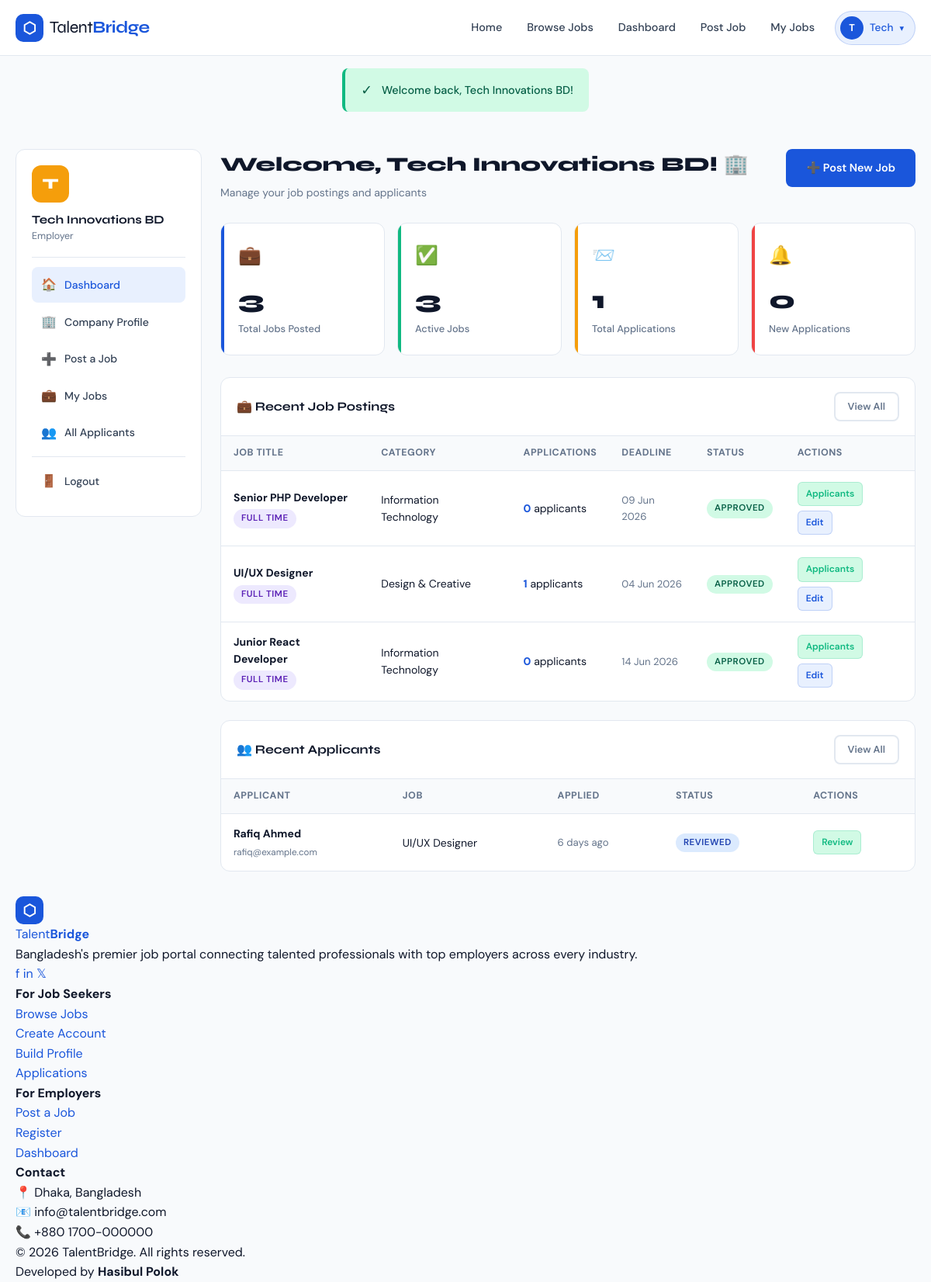
Page /employer/dashboard.php (signed in) on the committed database.
### tables this page shows
CREATE TABLE companies (
    id           INT AUTO_INCREMENT PRIMARY KEY,
    user_id      INT          NOT NULL,
    name         VARCHAR(200) NOT NULL,
    logo         VARCHAR(255),
    website      VARCHAR(255),
    email        VARCHAR(150),
    phone        VARCHAR(20),
    industry     VARCHAR(100),
    size         ENUM('1-10','11-50','51-200','201-500','500+') DEFAULT '1-10',
    founded_year YEAR,
    address      TEXT,
    city         VARCHAR(100),
    country      VARCHAR(100) DEFAULT 'Bangladesh',
    description  TEXT,
    status       ENUM('active','inactive') DEFAULT 'active',
    created_at   TIMESTAMP DEFAULT CURRENT_TIMESTAMP,
    updated_at   TIMESTAMP DEFAULT CURRENT_TIMESTAMP ON UPDATE CURRENT_TIMESTAMP,
    FOREIGN KEY (user_id) REFERENCES users(id) ON DELETE CASCADE
);

CREATE TABLE jobs (
    id               INT AUTO_INCREMENT PRIMARY KEY,
    employer_id      INT          NOT NULL,
    company_id       INT          NOT NULL,
    category_id      INT          NOT NULL,
    title            VARCHAR(200) NOT NULL,
    slug             VARCHAR(250) NOT NULL UNIQUE,
    description      LONGTEXT     NOT NULL,
    requirements     TEXT,
    responsibilities TEXT,
    type             ENUM('full-time','part-time','remote','contract','internship','freelance') DEFAULT 'full-time',
    location         VARCHAR(200),
    city             VARCHAR(100),
    salary_min       DECIMAL(10,2),
    salary_max       DECIMAL(10,2),
    salary_type      ENUM('monthly','yearly','hourly','negotiable') DEFAULT 'monthly',
    experience_level ENUM('entry','mid','senior','lead','executive') DEFAULT 'entry',
    education_level  VARCHAR(100),
    skills_required  TEXT,
    deadline         DATE,
    status           ENUM('pending','approved','rejected','closed','draft') DEFAULT 'pending',
    is_featured      TINYINT(1)   DEFAULT 0,
    views            INT          DEFAULT 0,
    created_at       TIMESTAMP    DEFAULT CURRENT_TIMESTAMP,
    updated_at       TIMESTAMP    DEFAULT CURRENT_TIMESTAMP ON UPDATE CURRENT_TIMESTAMP,
    FOREIGN KEY (employer_id)  REFERENCES users(id)      ON DELETE CASCADE,
    FOREIGN KEY (company_id)   REFERENCES companies(id)  ON DELETE CASCADE,
    FOREIGN KEY (category_id)  REFERENCES categories(id) ON DELETE CASCADE
);

CREATE TABLE categories (
    id         INT AUTO_INCREMENT PRIMARY KEY,
    name       VARCHAR(100) NOT NULL,
    slug       VARCHAR(100) NOT NULL UNIQUE,
    icon       VARCHAR(50)  DEFAULT 'briefcase',
    created_at TIMESTAMP    DEFAULT CURRENT_TIMESTAMP
);

CREATE TABLE applications (
    id            INT AUTO_INCREMENT PRIMARY KEY,
    job_id        INT  NOT NULL,
    user_id       INT  NOT NULL,
    cover_letter  TEXT,
    cv_file       VARCHAR(255),
    status        ENUM('pending','reviewed','shortlisted','interviewed','hired','rejected') DEFAULT 'pending',
    employer_note TEXT,
    applied_at    TIMESTAMP DEFAULT CURRENT_TIMESTAMP,
    updated_at    TIMESTAMP DEFAULT CURRENT_TIMESTAMP ON UPDATE CURRENT_TIMESTAMP,
    FOREIGN KEY (job_id)  REFERENCES jobs(id)  ON DELETE CASCADE,
    FOREIGN KEY (user_id) REFERENCES users(id) ON DELETE CASCADE,
    UNIQUE KEY unique_application (job_id, user_id)
);

CREATE TABLE users (
    id         INT AUTO_INCREMENT PRIMARY KEY,
    name       VARCHAR(150) NOT NULL,
    email      VARCHAR(150) NOT NULL UNIQUE,
    password   VARCHAR(255) NOT NULL,
    role       ENUM('jobseeker','employer','admin') NOT NULL DEFAULT 'jobseeker',
    status     ENUM('active','inactive','banned')   NOT NULL DEFAULT 'active',
    created_at TIMESTAMP DEFAULT CURRENT_TIMESTAMP,
    updated_at TIMESTAMP DEFAULT CURRENT_TIMESTAMP ON UPDATE CURRENT_TIMESTAMP
);

### employer/dashboard.php (the view, shortened to what the rows shown need)
<?php
require_once '../includes/functions.php';
$pdo      = getDB();
$userId   = $_SESSION['user_id'];
$compStmt = $pdo->prepare("SELECT * FROM companies WHERE user_id = ?");
$compStmt->execute([$userId]);
$company  = $compStmt->fetch();
$recentJobs = $pdo->prepare("
    SELECT j.*, cat.name AS category_name,
           (SELECT COUNT(*) FROM applications WHERE job_id = j.id) AS app_count
    FROM jobs j
    JOIN categories cat ON j.category_id = cat.id
    WHERE j.employer_id = ?
    ORDER BY j.created_at DESC
    LIMIT 5
");
$recentJobs->execute([$userId]);
$recentJobs = $recentJobs->fetchAll();
$recentApps = $pdo->prepare("
    SELECT a.*, j.title AS job_title, u.name AS applicant_name, u.email AS applicant_email
    FROM applications a
    JOIN jobs j ON a.job_id = j.id
    JOIN users u ON a.user_id = u.id
    WHERE j.employer_id = ?
    ORDER BY a.applied_at DESC
    LIMIT 5
");
$recentApps->execute([$userId]);
$recentApps = $recentApps->fetchAll();
?>
<!DOCTYPE html>
<html lang="en">
<head>
    <link rel="stylesheet" href="<?= BASE_URL ?>/assets/css/style.css">
</head>
<body>
<?php require_once '../includes/header.php'; ?>
<div class="container">
    <div class="dashboard">
        <div class="sidebar">
            <div class="sidebar-header">
                <?php
                $empLogoUrl = getLogoUrl($company['logo'] ?? null);
                if ($empLogoUrl): ?>
                    <img src="<?= e($empLogoUrl) ?>" alt="Logo"
                         style="width:48px;height:48px;border-radius:12px;object-fit:cover;margin-bottom:10px;border:2px solid var(--border);">
                <?php else: ?>
                    <div style="width:48px;height:48px;background:var(--secondary);color:white;border-radius:12px;display:flex;align-items:center;justify-content:center;font-family:var(--font-display);font-weight:800;font-size:1.2rem;margin-bottom:10px;">
                        <?= strtoupper(substr($company ? $company['name'] : $_SESSION['user']['name'], 0, 1)) ?>
                    </div>
                <?php endif; ?>
                <div class="sidebar-user-name"><?= e($company ? $company['name'] : $_SESSION['user']['name']) ?></div>
                <div class="sidebar-user-role">Employer</div>
            </div>
        </div>
        <div class="dash-content">
            <div class="dash-header" style="display:flex;justify-content:space-between;align-items:flex-start;flex-wrap:wrap;gap:12px;">
                <div>
                    <h1 class="dash-title">Welcome, <?= e($company ? $company['name'] : explode(' ', $_SESSION['user']['name'])[0]) ?>! 🏢</h1>
                    <p class="dash-subtitle">Manage your job postings and applicants</p>
                </div>
            </div>
            <div class="table-wrap" style="margin-bottom:24px;">
                <?php if ($recentJobs): ?>
                <table>
                    <thead><tr><th>Job Title</th><th>Category</th><th>Applications</th><th>Deadline</th><th>Status</th><th>Actions</th></tr></thead>
                    <tbody>
                        <?php foreach ($recentJobs as $job): ?>
                        <tr>
                            <td><strong><?= e($job['title']) ?></strong><br><span class="badge badge-type" style="margin-top:4px;"><?= jobTypeLabel($job['type']) ?></span></td>
                            <td><?= e($job['category_name']) ?></td>
                            <td><span style="font-weight:700;color:var(--primary);"><?= $job['app_count'] ?></span> applicants</td>
                            <td class="<?= isDeadlinePassed($job['deadline']) ? 'text-danger' : 'text-muted' ?>" style="font-size:0.82rem;"><?= formatDate($job['deadline']) ?></td>
                            <td><?= statusBadge($job['status']) ?></td>
                            <td>
                                <div class="table-actions">
                                    <a href="<?= BASE_URL ?>/employer/applicants.php?job_id=<?= $job['id'] ?>" class="action-btn view">Applicants</a>
                                    <a href="<?= BASE_URL ?>/employer/edit-job.php?id=<?= $job['id'] ?>" class="action-btn edit">Edit</a>
                                </div>
                            </td>
                        </tr>
                        <?php endforeach; ?>
                    </tbody>
                </table>
                <?php endif; ?>
            </div>
            <div class="table-wrap">
                <?php if ($recentApps): ?>
                <table>
                    <thead><tr><th>Applicant</th><th>Job</th><th>Applied</th><th>Status</th><th>Actions</th></tr></thead>
                    <tbody>
                        <?php foreach ($recentApps as $app): ?>
                        <tr>
                            <td>
                                <strong><?= e($app['applicant_name']) ?></strong><br>
                                <small style="color:var(--mid);"><?= e($app['applicant_email']) ?></small>
                            </td>
                            <td><?= e($app['job_title']) ?></td>
                            <td style="font-size:0.82rem;color:var(--mid);"><?= timeAgo($app['applied_at']) ?></td>
                            <td><?= statusBadge($app['status']) ?></td>
                            <td>
                                <a href="<?= BASE_URL ?>/employer/view-application.php?id=<?= $app['id'] ?>" class="action-btn view">Review</a>
                            </td>
                        </tr>
                        <?php endforeach; ?>
                    </tbody>
                </table>
                <?php else: ?>
                <div class="empty-state" style="padding:30px;"><p style="color:var(--mid);">No applications yet.</p></div>
                <?php endif; ?>
            </div>
        </div>
    </div>
</div>
<?php require_once '../includes/footer.php'; ?>
</body>
</html>

### includes/header.php (shortened to what the rows shown need)
<?php
$currentUser = currentUser();
$role = userRole();
?>
<!DOCTYPE html>
<html lang="en">
<head>
    <link rel="stylesheet" href="<?= BASE_URL ?>/assets/css/style.css">
</head>
<body>
<nav class="navbar" id="navbar">
    <div class="container">
        <div class="navbar-menu" id="navMenu">
            <?php if (isLoggedIn()): ?>
                <?php if ($role === 'jobseeker'): ?>
                    <a href="<?= BASE_URL ?>/user/dashboard.php" class="nav-link">Dashboard</a>
                    <a href="<?= BASE_URL ?>/user/profile.php" class="nav-link">Profile</a>
                    <a href="<?= BASE_URL ?>/user/applications.php" class="nav-link">Applications</a>
                <?php elseif ($role === 'employer'): ?>
                    <a href="<?= BASE_URL ?>/employer/dashboard.php" class="nav-link">Dashboard</a>
                    <a href="<?= BASE_URL ?>/employer/post-job.php" class="nav-link">Post Job</a>
                    <a href="<?= BASE_URL ?>/employer/jobs.php" class="nav-link">My Jobs</a>
                <?php elseif ($role === 'admin'): ?>
                    <a href="<?= BASE_URL ?>/admin/dashboard.php" class="nav-link">Admin Panel</a>
                <?php endif; ?>
                <div class="nav-user-menu">
                    <button class="nav-user-btn" id="userMenuBtn">
                        <?php
                        if ($role === 'jobseeker') {
                            $navPhotoStmt = getDB()->prepare("SELECT profile_photo FROM user_profiles WHERE user_id = ?");
                            $navPhotoStmt->execute([$currentUser['id']]);
                            $navPhoto = $navPhotoStmt->fetchColumn();
                        } else {
                            $navPhoto = null;
                        }
                        $navPhotoUrl = $navPhoto ? PHOTO_UPLOAD_URL . $navPhoto : null;
                        ?>
                        <?php if ($navPhotoUrl): ?>
                            <img src="<?= e($navPhotoUrl) ?>" alt="avatar"
                                 style="width:28px;height:28px;border-radius:50%;object-fit:cover;border:2px solid rgba(255,255,255,0.4);">
                        <?php else: ?>
                            <span class="user-avatar"><?= strtoupper(substr($currentUser['name'] ?? 'U', 0, 1)) ?></span>
                        <?php endif; ?>
                        <span><?= e(explode(' ', $currentUser['name'] ?? 'User')[0]) ?></span>
                        <span class="caret">▾</span>
                    </button>
                </div>
            <?php else: ?>
                <a href="<?= BASE_URL ?>/auth/login.php" class="nav-link">Login</a>
                <a href="<?= BASE_URL ?>/auth/register.php" class="btn btn-primary btn-sm">Get Started</a>
            <?php endif; ?>
        </div>
    </div>
</nav>
<div class="main-content">

### includes/functions.php (shortened to what the rows shown need)
<?php
function e($string) {
    return htmlspecialchars($string ?? '', ENT_QUOTES, 'UTF-8');
}
function isLoggedIn() {
    return isset($_SESSION['user_id']) && !empty($_SESSION['user_id']);
}
function currentUser() {
    return $_SESSION['user'] ?? null;
}
function userRole() {
    return $_SESSION['role'] ?? null;
}
function formatDate($date, $format = 'd M Y') {
    return date($format, strtotime($date));
}
function timeAgo($datetime) {
    $time = time() - strtotime($datetime);
    if ($time < 604800) return floor($time/86400) . ' days ago';
    return formatDate($datetime);
}
function getLogoUrl($logoFile) {
    return null;
}
function statusBadge($status) {
    $colors = [
        'pending'     => 'badge-warning',
        'approved'    => 'badge-success',
        'rejected'    => 'badge-danger',
        'active'      => 'badge-success',
        'closed'      => 'badge-secondary',
        'draft'       => 'badge-secondary',
        'reviewed'    => 'badge-info',
        'shortlisted' => 'badge-primary',
        'interviewed' => 'badge-info',
        'hired'       => 'badge-success',
    ];
    $class = $colors[$status] ?? 'badge-secondary';
    return '<span class="badge ' . $class . '">' . ucfirst($status) . '</span>';
}
function jobTypeLabel($type) {
    $labels = [
        'full-time'  => 'Full Time',
        'part-time'  => 'Part Time',
        'remote'     => 'Remote',
        'contract'   => 'Contract',
        'internship' => 'Internship',
        'freelance'  => 'Freelance',
    ];
    return $labels[$type] ?? ucfirst($type);
}
function isDeadlinePassed($deadline) {
    return strtotime($deadline) < time();
}
?>

### rows in the picture
companies: name "T", name "Tech", name "Tech Innovations BD"
jobs: title "Senior PHP Developer", type "FULL TIME", category.name "Information Technology", app_count "0", deadline "09 Jun 2026", status "APPROVED"
jobs: title "UI/UX Designer", type "FULL TIME", category.name "Design & Creative", app_count "1", deadline "04 Jun 2026", status "APPROVED"
jobs: title "Junior React Developer", type "FULL TIME", category.name "Information Technology", app_count "0", deadline "14 Jun 2026", status "APPROVED"
applications: user.name "Rafiq Ahmed", user.email "rafiq@example.com", job.title "UI/UX Designer", applied_at "6 days ago", status "REVIEWED"

### other values in the picture
$icon "✓"
$msg "Welcome back, Tech Innovations BD!"
$totalJobs "3"
$activeJobs "3"
$totalApps "1"
$newApps "0"
